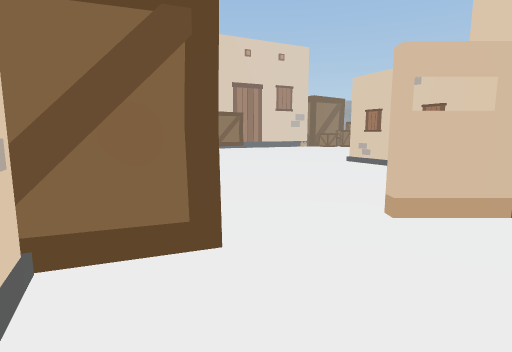
View 1 (above)

19 first-person views from a walk through a 3-D level made in the Unity game engine. The camera is 1.2 m above the floor, tilts 8° down and sees 80° across. The floor is counted in squares, 1 m on a side. Each view is taken from the middle of a square. On the plan, view 1 faces up. The plan holds only what a view shows up to about 13 squares ahead; the rest is blank. The place goes on beyond the plan. Some surface patterns are stand-ins.

View 2
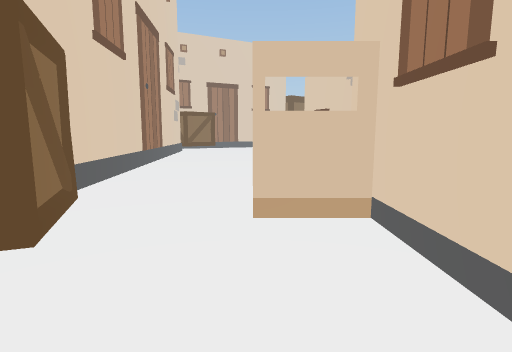

View 3
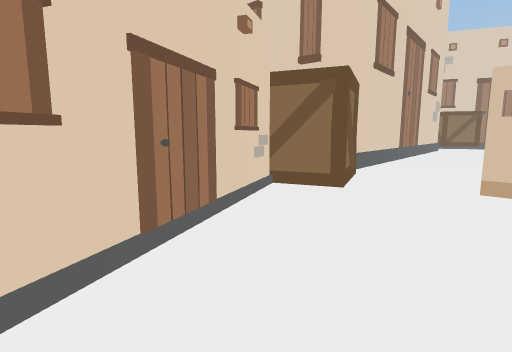

View 4
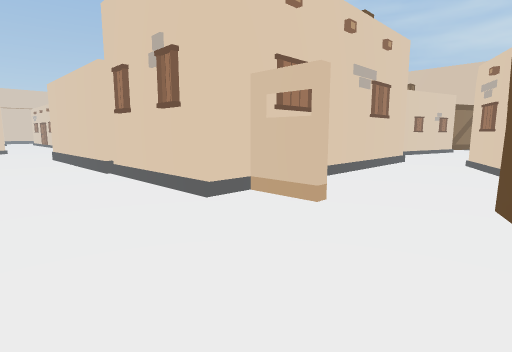

View 5
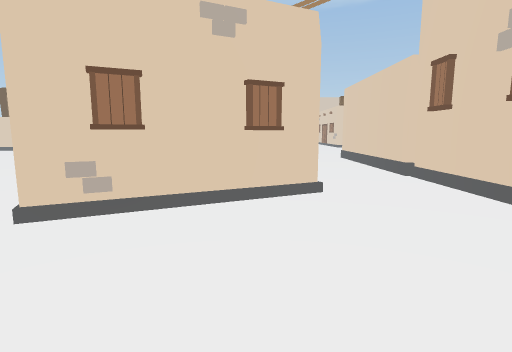

View 6
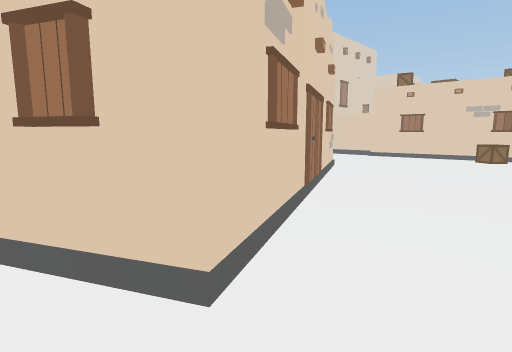

View 7
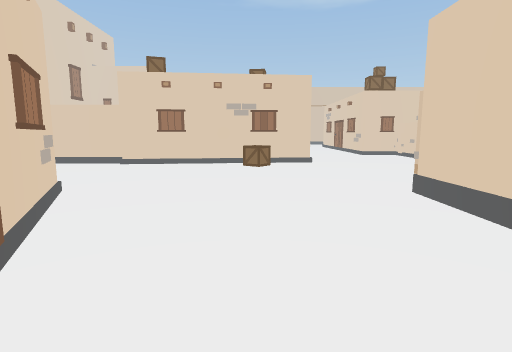

View 8
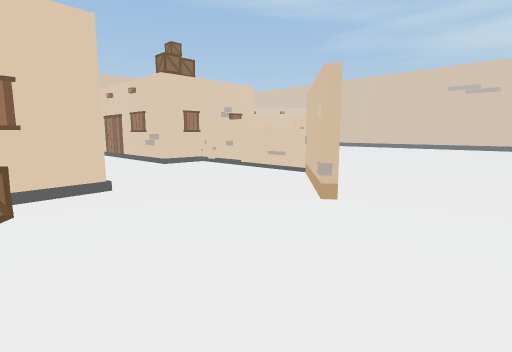

View 9
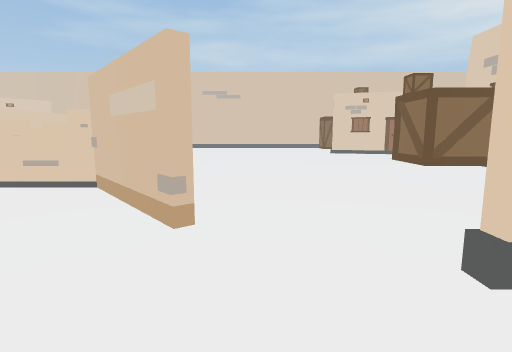

View 10
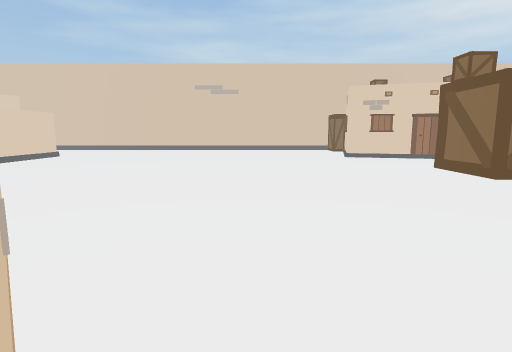

View 11
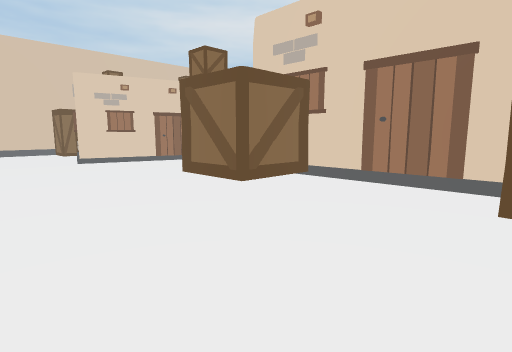

View 12
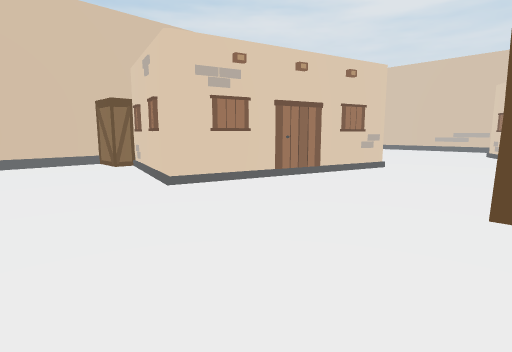

View 13
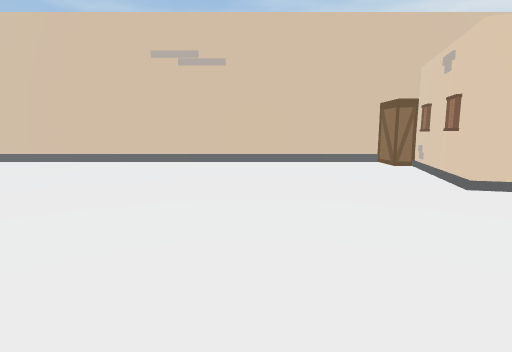

View 14
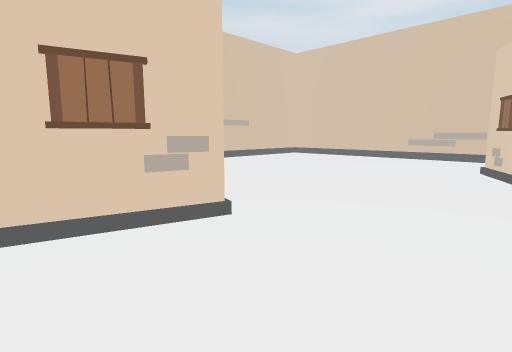

View 15
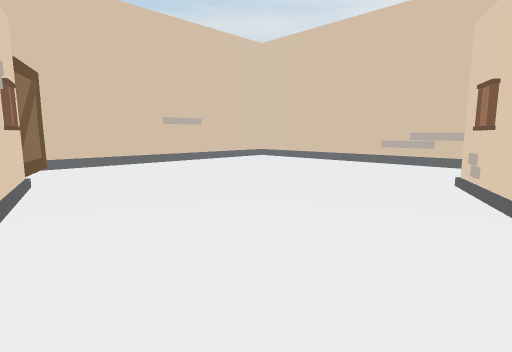

View 16
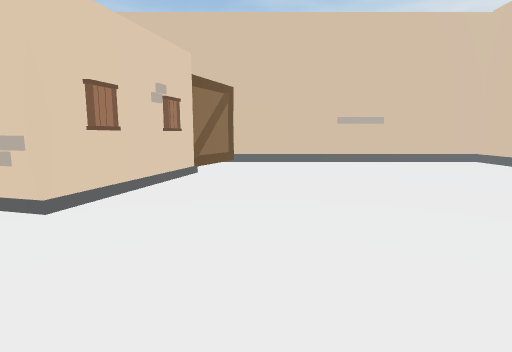

View 17
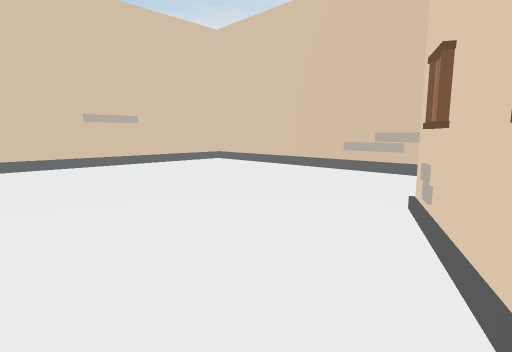

View 18
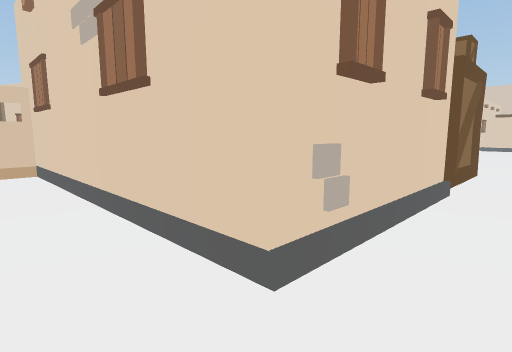

View 19
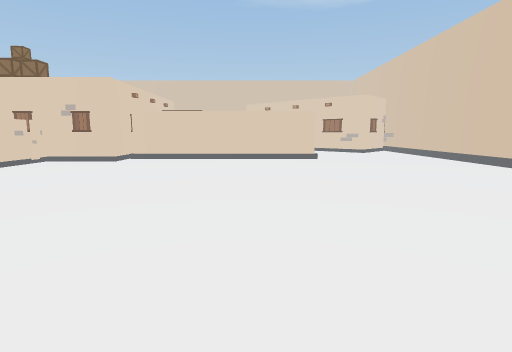

### Floor plan
Key: @ floor where view 1 was taken; # wall or solid block; . floor; = window, fence, low wall or low ledge; O other object.
Columns run from 7 left of view 1 to 26 right of it. Each row starts with its distance up from view 1.
 13      O.....##       ###.....#
 12      #......O     ###O......#
 11      #......##  ###.........#
 10      #.......####...........O
  9      #.......##............OO#
  8      #.......................#
  7      #.......................#O O
  6       ..........#######..........
  5  OOO  O....#####O     ............
  4       O..###    OO   ....O#.......
  3      OOO...#    OO.......O#=.....#
  2      #.....#    #..........#.....O
  1       O....#    #..........O   OO
  0       #@...#    #................#
 -1       ##...#    #................#
 -2        #...#    OOO..............#
 -3        #O..#    O O...............
 -4        ##..#O###OOO...............
 -5       ##..........................
 -6     #O............................
 -7 #.................................
 -8 O.................................
 -9 O...........#O##..................
-10 O...........#  #####..............
-11 #...........#      #..............
-12 #..........O       #..............
-13 #..........#      ##..............
-14 #..........O      #O..............
-15 #..........O      #O..............
-16 #.........O       OO..............
-17 ###########      #################

Where each view was taken, in squares from view 1:
view 1: 0 up, 0 right, facing up
view 2: 0 up, 2 right, facing up
view 3: 3 down, 3 right, facing up-left
view 4: 9 up, 1 left, facing down-right
view 5: 10 up, 0 right, facing right
view 6: 7 up, 5 right, facing up-right
view 7: 9 up, 9 right, facing right
view 8: 9 up, 15 right, facing down-right
view 9: 8 up, 17 right, facing down
view 10: 5 up, 17 right, facing down
view 11: 3 up, 16 right, facing down-left
view 12: 4 down, 16 right, facing down-left
view 13: 4 down, 17 right, facing down
view 14: 5 down, 8 right, facing down-left
view 15: 5 down, 5 right, facing down-left
view 16: 4 down, 2 right, facing down
view 17: 5 down, 2 right, facing down-left
view 18: 6 down, 2 right, facing up-right
view 19: 8 down, 13 right, facing right
